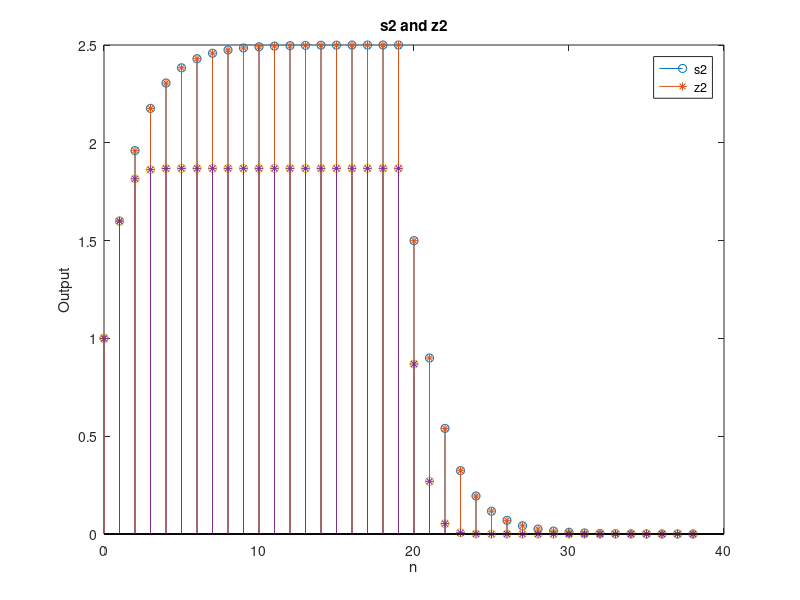

The MATLAB script that drew this image:
n = 0:19;
x = [1 zeros(1, 19)];
x1 = ones(1, 20);
%System1
a1 = [1 -0.6];
b1 = [1 0];
h1 = filter(b1, a1, x);
%System2
h2 = zeros(1, 20);
h2(1) = 1; %cuz h2(i) = 0 if i <1, h2[0] = x[0] = 1, h2[1] = h2[0] + 0;

for i = 1:19
    h2(i + 1) = 0.6^i * h2(i) +x(i + 1);
end

%The four outputs
z1 = conv(h1, x1);
nz1 = 0:38;
s1 = conv(x1, h1);
ns1 = 0:38;
z2 = conv(h2, x1);
nz2 = 0:38;
s2 = conv(x1, h2);
ns2 = 0:38;

stem(ns1, s1, 'o')
hold on;
stem(nz1, z1, '*'),
xlabel('n');
ylabel('Output');
title('s1 and z1');
legend('s1', 'z1');

stem(ns2, s2, 'o')
hold on;
stem(nz2, z2, '*')
xlabel('n');
ylabel('Output');
title('s2 and z2');
legend('s2', 'z2');
